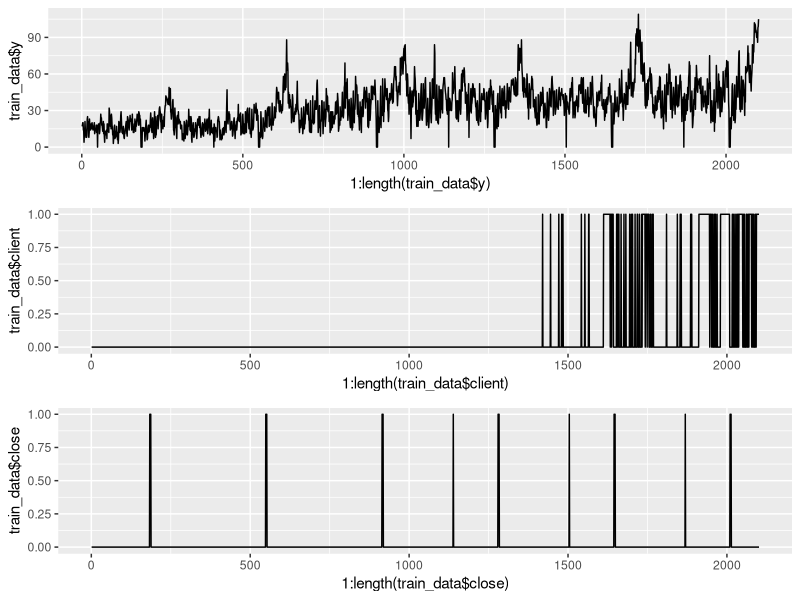
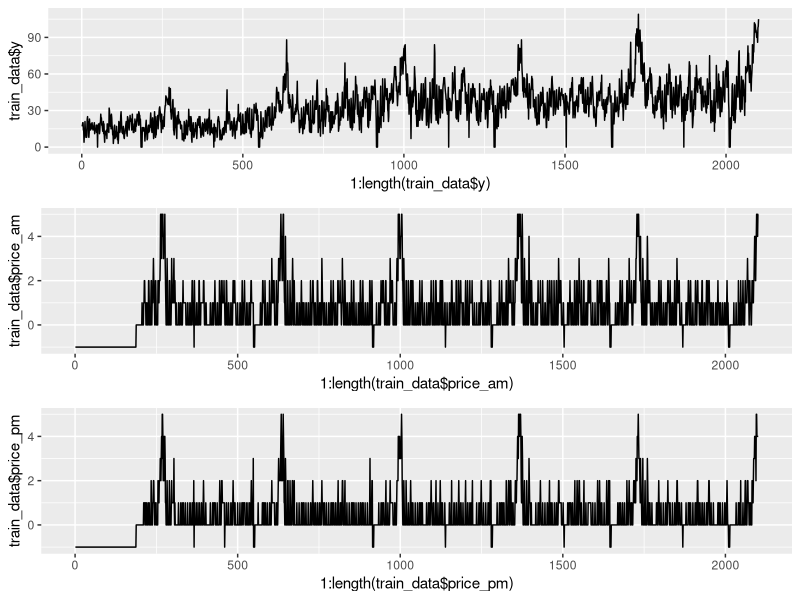

Write the R code that produced these figures, in order. (Note: this script raises an error after producing the figures.)
library(ggplot2)
library(gridExtra)
library(forecast)

setwd("C:/Users/Sii/Desktop/IDK/MachineLearningPy/HouseMovingContest")

#Data input
train_data = read.csv("train.csv", header = T, stringsAsFactors = F)
test_data = read.csv("test.csv", header = T, stringsAsFactors = F)
predict_data = read.csv("sample_submit.csv", header = F, stringsAsFactors = F)

#plot the train data
y_plot =
  ggplot()+
  geom_line(aes(x = 1:length(train_data$y), y = train_data$y))

client_plot =
  ggplot()+
  geom_line(aes(x = 1:length(train_data$client), y = train_data$client))

close_plot =
  ggplot()+
  geom_line(aes(x = 1:length(train_data$close), y = train_data$close))

price_am_plot =
  ggplot()+
  geom_line(aes(x = 1:length(train_data$price_am), y = train_data$price_am))

price_pm_plot =
  ggplot()+
  geom_line(aes(x = 1:length(train_data$price_pm), y = train_data$price_pm))

grid.arrange(y_plot, client_plot, close_plot)
grid.arrange(y_plot, price_am_plot, price_pm_plot)

#Regression analysis
y_lm = lm(y ~ price_am + price_pm, data = train_data)
y_lm_predict = test_data$price_am * y_lm$coefficients[2] + test_data$price_pm * y_lm$coefficients[3] + y_lm$coefficients[1]
predict_data$V2 = y_lm_predict

#Time series analysis
start_date = which(train_data$datetime == "2013-08-01")
y_ts = ts(train_data$y[start_date:2101], frequency = 365) #from 2011
y_decompose = decompose(y_ts)
#nomal test for the random element of time series data
ks.test(y_decompose$random, "pnorm")
#t test for the random element of time series data
t.test(y_decompose$random, mu = 0)
#ks.test(y_decompose$random, "pt", 1, 2)

y_trend = y_decompose$trend
y_seasonal = y_decompose$seasonal
y_random = y_decompose$random

cor(y_trend[which(y_trend != "NA")], train_data$price_pm[which(y_trend != "NA")])
cor(y_trend[which(y_trend != "NA")], train_data$price_am[which(y_trend != "NA")])
cor(y_seasonal[which(y_seasonal != "NA")], train_data$price_pm[which(y_seasonal != "NA")])

#lm & ts



#test
data_for_hw = y_ts
#data_for_hw = ts(data_for_hw[which(data_for_hw != 0)], frequency = 365)
#data_for_hw = ts(data_for_hw, frequency = 30)
y_predict_model = HoltWinters(data_for_hw, alpha = 0.01)
y_predict = forecast.HoltWinters(y_predict_model, h = 365)
#plot.forecast(y_predict)
predict_data$V2 = y_predict$mean

#Arima
data_for_arima = y_ts
y_arima_model = auto.arima(data_for_arima, max.p = 20, max.q = 20,seasonal = T)
y_predict = predict(y_arima_model, n.ahead =  365)
predict_data$V2 = y_predict$pred

#output result
ggplot()+
  geom_line(aes(x = 1:length(train_data$y), y = train_data$y), color = "blue")+
  geom_line(aes(x = (length(train_data$y) + 1):(length(train_data$y) + 365), y = predict_data$V2), color = "red")

write.table(predict_data, "submit_1.csv", row.names = F, col.names = F, quote = F, sep = ",")



